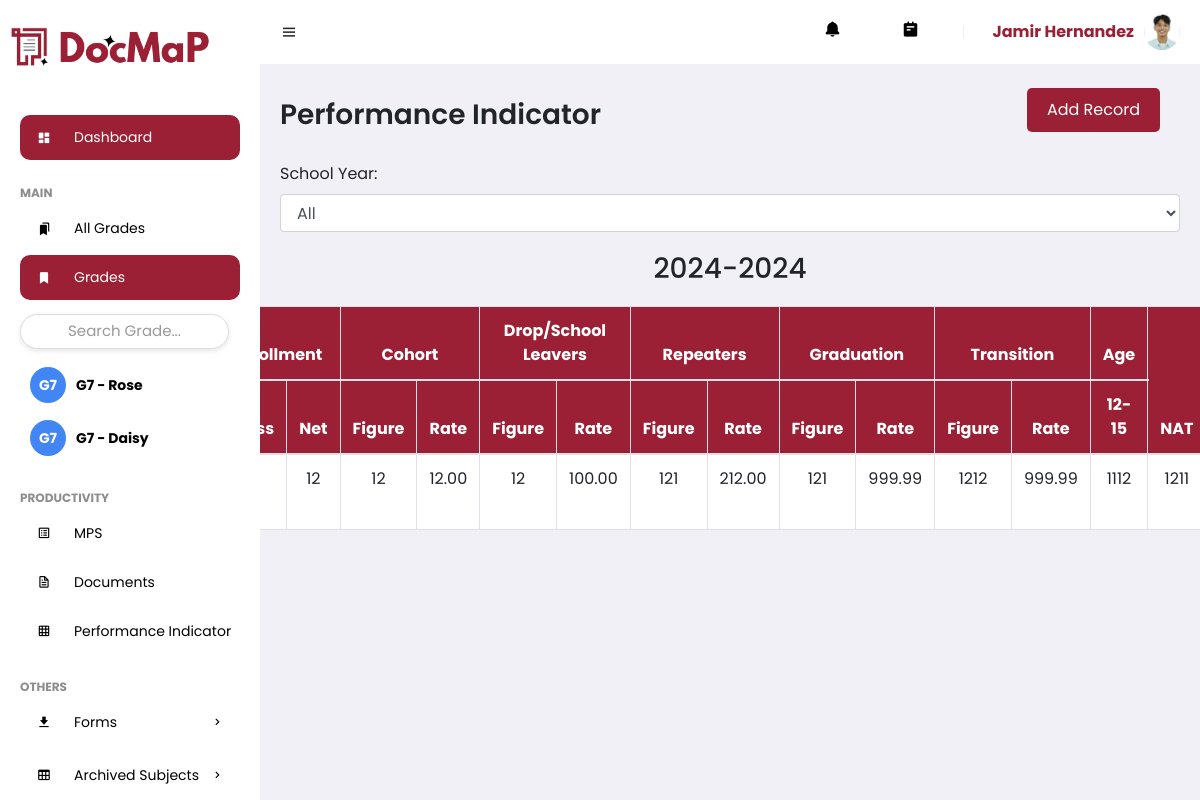
/performance_indicator.php (signed in), run on the app's committed database.
### tables this page shows
CREATE TABLE `feedcontent` (
  `ContentID` int(11) NOT NULL,
  `dept_ID` int(11) NOT NULL,
  `Title` varchar(255) NOT NULL,
  `Captions` text DEFAULT NULL,
  `ContentCode` varchar(255) DEFAULT NULL,
  `ContentColor` varchar(255) NOT NULL DEFAULT '#9b2035'
);

CREATE TABLE `useracc` (
  `UserID` int(11) NOT NULL,
  `Username` varchar(255) NOT NULL,
  `Password` varchar(255) NOT NULL,
  `fname` varchar(255) NOT NULL,
  `mname` varchar(255) NOT NULL,
  `lname` varchar(255) NOT NULL,
  `bday` date NOT NULL,
  `mobile` varchar(255) NOT NULL,
  `sex` enum('Male','Female') NOT NULL,
  `address` text NOT NULL,
  `email` varchar(255) NOT NULL,
  `profile` varchar(255) DEFAULT 'profile.jpg',
  `date_registered` timestamp NOT NULL DEFAULT current_timestamp(),
  `Status` enum('Pending','Approved','Rejected') NOT NULL,
  `role` enum('Admin','Department Head','Teacher') NOT NULL DEFAULT 'Teacher',
  `Rank` varchar(255) DEFAULT NULL,
  `dept_ID` int(11) DEFAULT NULL
);

CREATE TABLE `performance_indicator` (
  `Performance_ID` int(11) NOT NULL,
  `UserID` int(11) NOT NULL,
  `School_Year_ID` int(11) NOT NULL,
  `Grade_ID` int(11) NOT NULL,
  `Enroll_ID` int(11) NOT NULL,
  `Dropout_ID` int(11) NOT NULL,
  `Promotion_ID` int(11) NOT NULL,
  `Cohort_ID` int(11) NOT NULL,
  `Repetition_ID` int(11) NOT NULL,
  `Age_ID` int(11) NOT NULL,
  `NAT_ID` int(11) NOT NULL,
  `Transition_ID` int(11) NOT NULL
);

CREATE TABLE `enroll` (
  `Enroll_ID` int(11) NOT NULL,
  `Enroll_Gross` int(11) DEFAULT NULL,
  `Enroll_Net` int(11) DEFAULT NULL,
  `School_Year_ID` int(11) NOT NULL,
  `Grade_ID` int(11) NOT NULL,
  `UserID` int(11) NOT NULL
);

CREATE TABLE `cohort_survival` (
  `Cohort_ID` int(11) NOT NULL,
  `Cohort_Rate` decimal(5,2) DEFAULT NULL,
  `Cohort_Figure` int(11) DEFAULT NULL,
  `School_Year_ID` int(11) NOT NULL,
  `Grade_ID` int(11) NOT NULL,
  `UserID` int(11) NOT NULL
);

CREATE TABLE `dropout` (
  `Dropout_ID` int(11) NOT NULL,
  `Dropout_Rate` decimal(5,2) DEFAULT NULL,
  `Dropout_Figure` int(11) DEFAULT NULL,
  `School_Year_ID` int(11) NOT NULL,
  `Grade_ID` int(11) NOT NULL,
  `UserID` int(11) NOT NULL
);

CREATE TABLE `repetition` (
  `Repetition_ID` int(11) NOT NULL,
  `Repeaters_Rate` decimal(5,2) DEFAULT NULL,
  `Repeaters_Figure` int(11) DEFAULT NULL,
  `School_Year_ID` int(11) NOT NULL,
  `Grade_ID` int(11) NOT NULL,
  `UserID` int(11) NOT NULL
);

CREATE TABLE `promotion` (
  `Promotion_ID` int(11) NOT NULL,
  `Promotion_Rate` decimal(5,2) DEFAULT NULL,
  `Promotion_Figure` int(11) DEFAULT NULL,
  `School_Year_ID` int(11) NOT NULL,
  `Grade_ID` int(11) NOT NULL,
  `UserID` int(11) NOT NULL
);

CREATE TABLE `transition` (
  `Transition_ID` int(11) NOT NULL,
  `Transition_Figure` int(11) DEFAULT NULL,
  `Transition_Rate` decimal(5,2) DEFAULT NULL,
  `School_Year_ID` int(11) NOT NULL,
  `Grade_ID` int(11) NOT NULL,
  `UserID` int(11) NOT NULL
);

CREATE TABLE `age` (
  `Age_ID` int(11) NOT NULL,
  `Age_Group_12To15` int(11) DEFAULT NULL,
  `School_Year_ID` int(11) NOT NULL,
  `Grade_ID` int(11) NOT NULL,
  `UserID` int(11) NOT NULL
);

CREATE TABLE `nat` (
  `NAT_ID` int(11) NOT NULL,
  `NAT_Score` int(11) DEFAULT NULL,
  `School_Year_ID` int(11) NOT NULL,
  `Grade_ID` int(11) NOT NULL,
  `UserID` int(11) NOT NULL
);

### performance_indicator.php (the view, shortened to what this page needs)
<?php
include 'connection.php';
$userId = $_SESSION['user_id'];
$schoolYearsQuery = "
    SELECT DISTINCT sy.School_Year_ID, sy.Year_Range
    FROM schoolyear sy
    JOIN Performance_Indicator pi ON sy.School_Year_ID = pi.School_Year_ID
    WHERE pi.UserID = ?
    ORDER BY sy.Year_Range DESC";
$stmt = $conn->prepare($schoolYearsQuery);
$stmt->bind_param("i", $userId);
$stmt->execute();
$schoolYearsResult = $stmt->get_result();
$schoolYears = [];
if ($schoolYearsResult && $schoolYearsResult->num_rows > 0) {
    while ($row = $schoolYearsResult->fetch_assoc()) {
        $schoolYears[$row['School_Year_ID']] = $row['Year_Range'];
    }
}
$selectedYear = isset($_GET['year']) && ctype_digit($_GET['year']) ? $_GET['year'] : "All";
$records = [];
if ($selectedYear === "All") {
    foreach ($schoolYears as $yearId => $year) {
        $query = "
            SELECT
                pi.Performance_ID,
                sy.School_Year_ID,
                g.Grade_Level,
                e.Enroll_Gross,
                e.Enroll_Net,
                c.Cohort_Figure,
                c.Cohort_Rate,
                d.Dropout_Figure,
                d.Dropout_Rate,
                r.Repeaters_Figure,
                r.Repeaters_Rate,
                p.Promotion_Figure,
                p.Promotion_Rate,
                t.Transition_Figure,
                t.Transition_Rate,
                a.Age_Group_12To15,
                n.NAT_Score
            FROM Performance_Indicator pi
            JOIN schoolyear sy ON pi.School_Year_ID = sy.School_Year_ID
            JOIN Grade g ON pi.Grade_ID = g.Grade_ID
            JOIN Enroll e ON pi.Enroll_ID = e.Enroll_ID
            JOIN Dropout d ON pi.Dropout_ID = d.Dropout_ID
            JOIN Promotion p ON pi.Promotion_ID = p.Promotion_ID
            JOIN Cohort_Survival c ON pi.Cohort_ID = c.Cohort_ID
            JOIN Repetition r ON pi.Repetition_ID = r.Repetition_ID
            JOIN Age a ON pi.Age_ID = a.Age_ID
            JOIN NAT n ON pi.NAT_ID = n.NAT_ID
            JOIN Transition t ON pi.Transition_ID = t.Transition_ID
            WHERE sy.School_Year_ID = ? AND pi.UserID = ?
            ORDER BY g.Grade_Level";
        $stmt = $conn->prepare($query);
        $stmt->bind_param("ii", $yearId, $userId);
        $stmt->execute();
        $result = $stmt->get_result();
        $records[$year] = $result ? $result->fetch_all(MYSQLI_ASSOC) : [];
    }
}
?>
<!DOCTYPE html>
<html lang="en">
<head>
    <link rel="stylesheet" href="https://maxcdn.bootstrapcdn.com/bootstrap/4.5.2/css/bootstrap.min.css">
    <link href='https://unpkg.com/boxicons@2.0.9/css/boxicons.min.css' rel='stylesheet'>
    <link href="https://unpkg.com/ionicons@5.5.2/dist/ionicons/ionicons.css" rel="stylesheet">
    <link rel="stylesheet" href="assets/css/styles.css">
    <link rel="stylesheet" href="https://cdnjs.cloudflare.com/ajax/libs/font-awesome/6.0.0-beta3/css/all.min.css">
    <link rel="stylesheet" href="https://cdn.jsdelivr.net/npm/sweetalert2@11/dist/sweetalert2.min.css">
</head>
<body>
    <section id="sidebar">
        <?php include 'navbar.php'; ?>
    </section>
    <section id="content">
        <?php include 'topbar.php'; ?>
        <main>
            <div class="header-section">
                <h1 class="title">Performance Indicator</h1>
                <div class="button-group">
                    <button class="btn btn-primary" onclick="openAddRecordModal()">Add Record</button>
                </div>
            </div>
            <div class="filter-station">
                <label for="schoolYearFilter">School Year:</label>
                <select id="schoolYearFilter" class="form-control" style ="background-color:#ffff;" onchange="filterByYear()">
                    <option value="All" <?= $selectedYear === "All" ? "selected" : "" ?>>All</option>
                </select>
                <?php if (!empty($records)): ?>
                    <?php foreach ($records as $year => $yearRecords): ?>
                        <h3 class="text-center text-school-year"><?= $year ?></h3>
                        <div class="table-container">
                            <table class="table table-bordered">
                                <thead>
                                    <tr>
                                        <th colspan="1">Grade</th>
                                        <th colspan="2">Enrollment</th>
                                        <th colspan="2">Cohort</th>
                                        <th colspan="2">Drop/School Leavers</th>
                                        <th colspan="2">Repeaters</th>
                                        <th colspan="2">Graduation</th>
                                        <th colspan="2">Transition</th>
                                        <th colspan="2">Age</th>
                                        <th rowspan="2">NAT</th>
                                    </tr>
                                    <tr>
                                        <th>Level</th>
                                        <th>Gross</th>
                                        <th>Net</th>
                                        <th>Figure</th>
                                        <th>Rate</th>
                                        <th>Figure</th>
                                        <th>Rate</th>
                                        <th>Figure</th>
                                        <th>Rate</th>
                                        <th>Figure</th>
                                        <th>Rate</th>
                                        <th>Figure</th>
                                        <th>Rate</th>
                                        <th  colspan='2'>12-15</th>
                                    </tr>
                                </thead>
                                <tbody>
                                    <?php if (!empty($yearRecords)): ?>
                                        <?php foreach ($yearRecords as $record): ?>
                                            <tr>
                                                <td><?= $record['Grade_Level'] ?></td>
                                                <td><?= $record['Enroll_Gross'] ?></td>
                                                <td><?= $record['Enroll_Net'] ?></td>
                                                <td><?= $record['Cohort_Figure'] ?></td>
                                                <td><?= $record['Cohort_Rate'] ?></td>
                                                <td><?= $record['Dropout_Figure'] ?></td>
                                                <td><?= $record['Dropout_Rate'] ?></td>
                                                <td><?= $record['Repeaters_Figure'] ?></td>
                                                <td><?= $record['Repeaters_Rate'] ?></td>
                                                <td><?= $record['Promotion_Figure'] ?></td>
                                                <td><?= $record['Promotion_Rate'] ?></td>
                                                <td><?= $record['Transition_Figure'] ?></td>
                                                <td><?= $record['Transition_Rate'] ?></td>
                                                <td  colspan='2'><?= $record['Age_Group_12To15'] ?></td>
                                                <td><?= $record['NAT_Score'] ?></td>
                                            </tr>
                                        <?php endforeach; ?>
                                    <?php else: ?>
                                        <tr>
                                            <td colspan="17" class="text-center">No records found for this school year.</td>
                                        </tr>
                                    <?php endif; ?>
                                </tbody>
                            </table>
                        </div>
                    <?php endforeach; ?>
                <?php endif; ?>
        </main>
    </section>
</body>
</html>

### navbar.php (shortened to what this page needs)
<div href="dash.php" class="brand" style="text-align:center; font-size:38px; margin-top: 15px;">
    <i class="icon">
        <img src="img/Logo/docmap-logo-1.png" alt="Icon" style="max-width: 40px; height: auto;">
    </i>
    <img src="img/Logo/docmap.png" alt="Logo" style="max-width: 150px; height: auto;">
</div>
<ul class="side-menu">
    <li><a href="dash.php" class="active"><i class='bx bxs-dashboard icon'></i> Dashboard</a></li>
    <li class="divider" data-text="main">Main</li>
    <li><a href="subjects.php"><i class='bx bxs-bookmarks icon'></i>All Grades</a></li>
    <li>
        <a href="#" style="background-color:#9B2035;color:#fff;">
            <i class='bx bxs-bookmark icon'></i> Grades
        </a>
        <input type="text" id="subjectSearch" placeholder="Search Grade..." style="margin: 10px 0; padding: 5px; width: 95%;">
        <ul class="side-dropdown1" id="subjectList">
        <?php
        include 'connection.php';
        $user_id = $_SESSION['user_id'];
        $sql_subjects = "SELECT fs.ContentID, fs.Title, fs.Captions, fs.ContentColor
                        FROM feedcontent fs
                        INNER JOIN usercontent uc ON fs.ContentID = uc.ContentID
                        WHERE uc.UserID = $user_id AND uc.Status=1";
        $result_subjects = mysqli_query($conn, $sql_subjects);
        if (mysqli_num_rows($result_subjects) > 0) {
            while ($row_subject = mysqli_fetch_assoc($result_subjects)) {
                $subject_id = $row_subject['ContentID'];
                $subject_name = $row_subject['Title'] . ' - ' . $row_subject['Captions'];
                $content_color = htmlspecialchars($row_subject['ContentColor']);
                $words = explode(' ', $subject_name);
                $initials = strtoupper(substr($words[0], 0, 1));
                if (isset($words[1]) && is_numeric($words[1])) {
                    $initials .= $words[1];
                } else {
                    $initials .= strtoupper(substr($words[1], 0, 1));
                }
                $short_subject_name = preg_replace('/Grade\s+(\d+)/i', 'G$1', $subject_name);
                echo "<li>";
                echo "<div class='subject-container'>";
                echo "<div class='initial-circle' style='background-color: $content_color;'>$initials</div>";
                echo "<a href='tasks.php?content_id=$subject_id' class='subject-name' style='background-color: transparent;'>$short_subject_name</a>";
                echo "</div>";
                echo "</li>";
            }
        } else {
            echo "<li><a href='#'>No subjects found</a></li>";
        }
        ?>
        </ul>
    </li>
    <li class="divider" data-text="productivity">Productivity</li>
    <li><a href="mps.php"><i class='bx bx-spreadsheet icon'></i>MPS</a></li>
    <li><a href="doc_ufolder.php"><i class='bx bx-file icon'></i>Documents</a></li>
    <?php
        include 'connection.php';
        $user_id = $_SESSION['user_id'];
        $sql = "SELECT * FROM Chairperson WHERE UserID = ?";
        $stmt = $conn->prepare($sql);
        $stmt->bind_param("i", $user_id);
        $stmt->execute();
        $result = $stmt->get_result();
        $isChairperson = $result->num_rows > 0;
    ?>
    <?php if ($isChairperson): ?>
        <li><a href="performance_indicator.php"><i class='bx bx-grid icon'></i></i>Performance Indicator</a></li>
    <?php endif; ?>
    <li class="divider" data-text="others">Others</li>
 <li>
        <a href="#"><i class='bx bxs-download icon'></i> Forms <i class='bx bx-chevron-right icon-right'></i></a>
    </li>
    <li>
        <a href="#"><i class='bx bx-table icon'></i> Archived Subjects <i class='bx bx-chevron-right icon-right'></i></a>
    </li>
</ul>

### topbar.php (shortened to what this page needs)
<nav>
    <i class='bx bx-menu toggle-sidebar'></i>
    <a href="#" class="nav-link" id="notification-link">
        <?php
        if (isset($_SESSION['user_id'])) {
        ?>
        <i class='bx bxs-bell icon' id="notification-icon"></i>
        <?php } ?>
    </a>
    <a href="todo.php" class="nav-link">
        <i class='bx bxs-notepad icon'></i>
    </a>
    <div class="profile">
        <?php
        include 'connection.php';
        if (isset($_SESSION['user_id'])) {
            $userId = $_SESSION['user_id'];
            $sql = "SELECT Profile, CONCAT(Fname, ' ', Lname) AS fullname FROM useracc WHERE UserID = ?";
            $stmt = $conn->prepare($sql);
            if ($stmt) {
                $stmt->bind_param("s", $userId);
                $stmt->execute();
                $stmt->bind_result($profileImage, $fullName);
                $profileImagePath = "img/UserProfile/" . $profileImage;
                if (file_exists($profileImagePath)) {
                    echo "<span class='user-name'>{$fullName}</span>";
                    echo "<img src='{$profileImagePath}' alt='Profile Image' class='profile-image'>";
                } else {
                    echo "<span class='user-name'>{$fullName}</span>";
                    echo "<img src='default_profile_image.jpg' alt='Profile Image' class='profile-image'>";
                }
            } else {
                echo "Error preparing statement: " . $conn->error;
            }
        } else {
            echo "User not logged in.";
        }
        ?>
    </div>
</nav>

### data on the page
feedcontent: initials "G7", short_subject_name "G7 - Rose"
feedcontent: initials "G7", short_subject_name "G7 - Daisy"
useracc: profile (picture)
performance_indicator: Enroll_ID.Enroll_Net "12", Cohort_ID.Cohort_Figure "12", Cohort_ID.Cohort_Rate "12.00", Dropout_ID.Dropout_Figure "12", Dropout_ID.Dropout_Rate "100.00", Repetition_ID.Repeaters_Figure "121", Repetition_ID.Repeaters_Rate "212.00", Promotion_ID.Promotion_Figure "121", Promotion_ID.Promotion_Rate "999.99", Transition_ID.Transition_Figure "1212", Transition_ID.Transition_Rate "999.99", Age_ID.Age_Group_12To15 "1112", NAT_ID.NAT_Score "1211"

### other printed values
$fullName "Jamir Hernandez"
$year "2024-2024"
